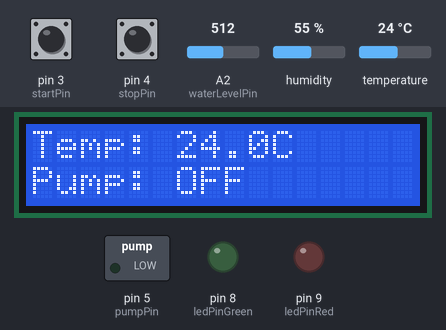
Bench run of a sketch on a simulated Arduino Uno, built with avr-gcc and run on an emulated ATmega328P. Parts: 16×2 character LCD, switched loads named in the sketch (green lamp = pin HIGH), output pins drawn as LEDs (lit = HIGH). The inputs (shaded band) are chosen by the test bench; at power-on: pin 3 (startPin) LOW, A2 (waterLevelPin) = 512, temperature 24 °C, pin 4 (stopPin) LOW, humidity 55 %. What the sketch prints to the serial monitor is not drawn.

Above: at 1.2 s.
1.3 s: pin 3 (startPin) pulled HIGH for 0.15 s
At 3.1 s:
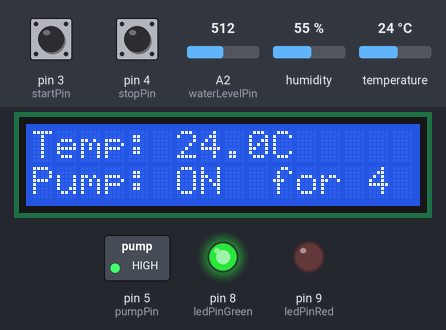
6.8 s: A2 (waterLevelPin) set to 407
8.3 s: A2 (waterLevelPin) set to 383
At 9.5 s:
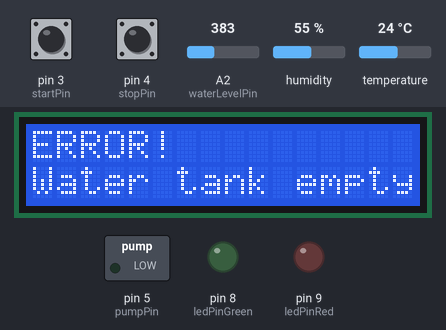
9.8 s: A2 (waterLevelPin) set to 410
At 10.6 s:
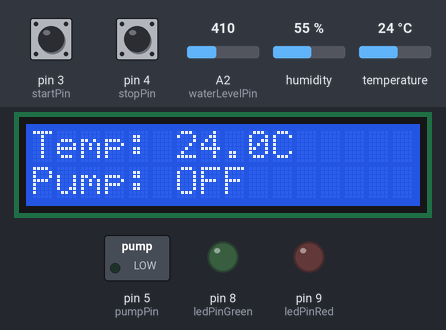
11.3 s: temperature set to 28 °C
At 13.2 s:
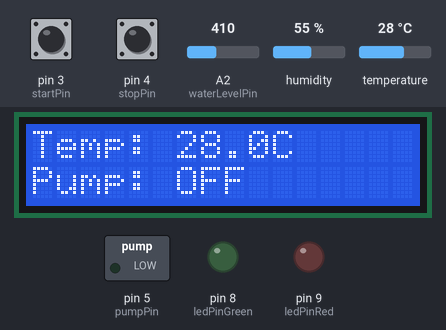
13.8 s: temperature set to 31 °C
At 15.7 s:
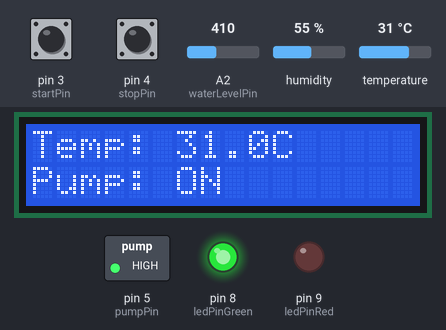
Timing chart, 0 to 16.8 s (numbered marks = the images above; inputs shaded):
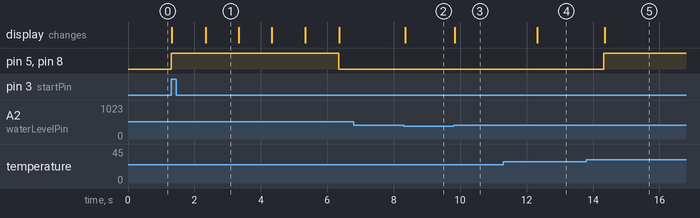

The sketch:

Pulverizator.ino
```cpp
#include "DHT.h"
#include <Wire.h>
#include <LiquidCrystal_I2C.h>


#define DHTPIN 2                // Digital pin connected to the DHT sensor
#define DHTTYPE DHT11           // Temperature sensor type

LiquidCrystal_I2C lcd(0x3F, 16, 2);

const int startPin =  3;        // Digital pin connected to the START button
const int stopPin =  4;         // Digital pin connected to the STOP button
const int pumpPin = 5;          // Digital pin connected to the PUMP
const int ledPinGreen = 8;      // Digital pin connected to the GREEN LED pin
const int ledPinRed = 9;        // Digital pin connected to the RED LED pin
const int waterLevelPin = A2;   // Digital pin connected to the WATER LEVEL sensor

// variables will change:
int waterLevelValue = 0;        // Variable for reading the WATER LEVEL values
int startButtonState = 0;       // Variable for reading the START button status
int stopButtonState = 0;        // Variable for reading the STOP button status


int startCounter = 0;           // Auxiliar variable for timer without use of delay
int stopCrash = 0;           // Auxiliar variable to prevent crash of arduino
unsigned long previousTime = 0; // Variables used for counting the time difference between
unsigned long currentTime = 0;  // the start and end of MANUAL PUMP ON


DHT dht(DHTPIN, DHTTYPE);

void setup() {

  Serial.begin(9600);

  Serial.println(F("DHT11 test!"));
  dht.begin();

  // PUMP pin as output:
  pinMode(pumpPin, OUTPUT);
  // LED pins as output:
  pinMode(ledPinGreen , OUTPUT);
  pinMode(ledPinRed , OUTPUT);
  // START button pin as input:
  pinMode(startPin, INPUT);
  // STOP button pin as input:
  pinMode(stopPin, INPUT);

  lcd.begin();
	lcd.backlight();
}

void loop() {

  char buffer0[16]; //First LCD row
  char buffer1[16]; //Second LCD row

  // Read temperature as Celsius degrees
  float t = dht.readTemperature();

  // Check if any temperature reads have failed
  if (isnan(t)) {
    Serial.println(F("Failed to read from DHT sensor!"));
    return;
  }

  // Water level values over 350 are considered enough for the PUMP to run
  waterLevelValue = analogRead(waterLevelPin);
  Serial.println(waterLevelValue);

  if (waterLevelValue > 400){

    stopCrash = 0;

    // If temperature is equal to or exceeds 30 degrees start pump
    if (int(t) >= 30){
      digitalWrite(pumpPin, HIGH);
      digitalWrite(ledPinGreen, HIGH);

      lcd.setCursor(0,0);
      lcd.print("Temp: ");
      lcd.setCursor(6,0);
      lcd.print(t,1);
      lcd.setCursor(10,0);
      lcd.print("C");
      lcd.setCursor(0,1);
      lcd.print("Pump: ON        ");
    }else if (int(t) <= 30 && startButtonState == LOW){
      //If temperature is below 30 degrees stop pump
      digitalWrite(pumpPin, LOW);
      digitalWrite(ledPinGreen, LOW);

      lcd.setCursor(0,0);
      lcd.print("Temp: ");
      lcd.setCursor(6,0);
      lcd.print(t,1);
      lcd.setCursor(10,0);
      lcd.print("C");
      lcd.setCursor(0,1);
      lcd.print("Pump: OFF       ");
    }

    //Checks state of buttons (pressed or not)
    if (startCounter == 0) {
      startButtonState = digitalRead(startPin);
    }
    stopButtonState = digitalRead(stopPin);

    // Gets time on every iteration
    currentTime = millis();

    Serial.println(currentTime);

    // Check if the start pushbutton is pressed
    // If it is then START buttonState is HIGH
    if (startButtonState == HIGH && int(t) < 30) {
      //PUMP ON manually:

      if (startCounter == 0){
        previousTime = currentTime;
      }
      startCounter = 1;

      //Power on PUMP and GREEN LED
      digitalWrite(pumpPin, HIGH);
      digitalWrite(ledPinGreen, HIGH);

      // If 5 seconds have passed by turn off PUMP and LED
      double x = currentTime - previousTime;
      if (x >= 5000) {
        startCounter = 0;
        digitalWrite(pumpPin, LOW);
        digitalWrite(ledPinGreen, LOW);
      }
      int y = (5 - int(x)/1000);
      if (y == 0){
        sprintf (buffer1, "Pump: OFF       ");
      }
      else{
        sprintf (buffer1, "Pump: ON  for %d  ", (5 - int(x)/1000) );
      }
      lcd.setCursor(0,1);
      lcd.print(buffer1);
      Serial.println(buffer1);

    }
    // Check if the stop pushbutton is pressed. If it is then STOP buttonState is HIGH
    if (stopButtonState == HIGH && (digitalRead(pumpPin) == HIGH)) {
      // Emergency brake PUMP OFF:
      digitalWrite(pumpPin, LOW);
      digitalWrite(ledPinGreen, LOW);
      digitalWrite(ledPinRed, HIGH);

      lcd.setCursor(0,1);
      for (int i = 5; i > 0; i--){
        sprintf (buffer1, "Pump: OFF for %d  ", i);
        lcd.print(buffer1);
        Serial.println(buffer1);
        delay(1000);
        lcd.setCursor(0,1);
      }

      startCounter = 0;

      lcd.print("Pump: OFF       ");
      digitalWrite(ledPinRed, LOW);
    }
  }else if (waterLevelValue <= 400 && stopCrash == 0){

    // If there is no water in tank the sistem does not work
    Serial.println("no water");
    lcd.setCursor(0,0);
    lcd.print("ERROR!          ");
    lcd.setCursor(0,1);
    lcd.print("Water tank empty");
    //  Powers of PUMP
    digitalWrite(pumpPin, LOW);
    digitalWrite(ledPinGreen, LOW);
    Serial.println("no water1");
    stopCrash = 1;
  }
}
```

Measured:
- the behaviour switches between 401 and 400 on A2 (waterLevelPin) (found by bisection; images 1 and 2)
- the behaviour switches between 29 and 30 °C on temperature (found by bisection; images 4 and 5)
- after the input at 1.3 s, pin 5 (pumpPin), pin 8 (ledPinGreen): LOW → HIGH at once, → LOW 5.0 s later; the display: first changes at once (image 1 shows a later state)
- after the input at 6.8 s, every drawn part: stays the same
- after the input at 8.3 s, the display: changes at once (image 2)
- after the input at 9.8 s, the display: changes at once (image 3)
- after the input at 11.3 s, the display: changes after 1.0 s (image 4)
- after the input at 13.8 s, pin 5 (pumpPin), pin 8 (ledPinGreen): LOW → HIGH after 0.52 s; the display: changes after 0.55 s (image 5)
